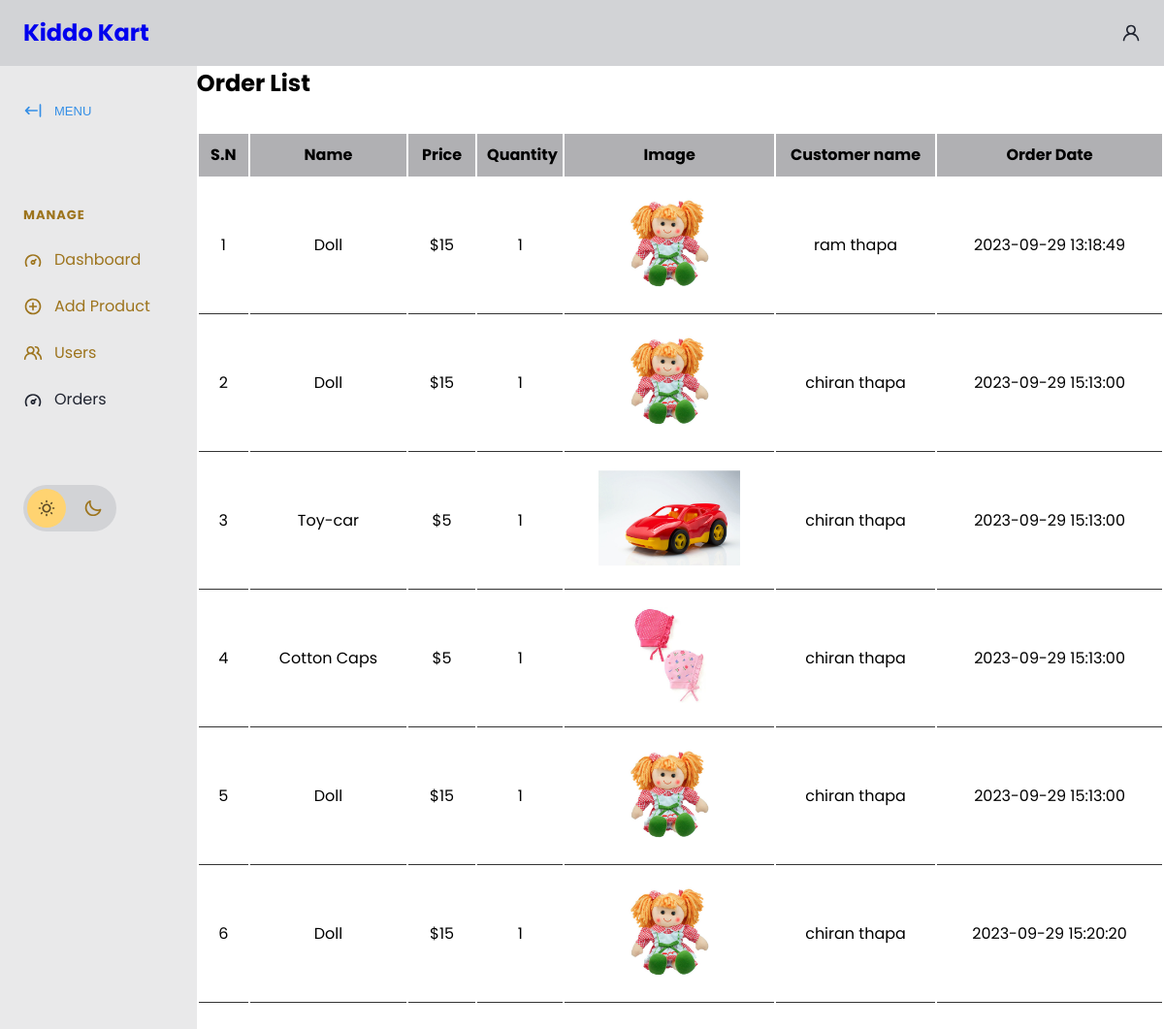
Page /php/viewproducts.php on the committed database.
### tables this page shows
CREATE TABLE `orders` (
  `order_id` int(11) NOT NULL,
  `product_id` int(11) DEFAULT NULL,
  `users_id` int(11) DEFAULT NULL,
  `order_quantity` int(11) NOT NULL,
  `Order_Date` timestamp NOT NULL DEFAULT current_timestamp() ON UPDATE current_timestamp()
);

CREATE TABLE `products` (
  `id` int(11) NOT NULL,
  `categories` varchar(227) NOT NULL,
  `product_name` varchar(225) DEFAULT NULL,
  `product_price` varchar(225) DEFAULT NULL,
  `product_img` varchar(225) DEFAULT NULL,
  `c_id` int(11) DEFAULT NULL,
  `descriptions` varchar(200) DEFAULT NULL
);

CREATE TABLE `users` (
  `ID` int(11) NOT NULL,
  `Username` varchar(100) DEFAULT NULL,
  `Email` varchar(100) DEFAULT NULL,
  `Password` varchar(100) DEFAULT NULL,
  `Age` int(11) DEFAULT NULL,
  `UserRole` varchar(10) NOT NULL,
  `Phone_No` varchar(200) NOT NULL
);

### php/viewproducts.php (the view, shortened to what this page needs)
<?php
include_once('connection.php');
?>
<!DOCTYPE html>
<html lang="en">
<head>
    <link rel="stylesheet" href="https://cdn.jsdelivr.net/npm/modern-normalize@1.1.0/modern-normalize.min.css">
    <link href='https://unpkg.com/boxicons@2.1.4/css/boxicons.min.css' rel='stylesheet'>
    <link rel="stylesheet" href="app.css">
    <link rel="stylesheet" href="./product.css">
</head>
<body>
    <header id="main-header">
        <nav>
            <ul>
                <li id="main-header__logo">
                    <a href="./admindb.html">
                        <h1>Kiddo Kart</h1>
                    </a>
                </li>
            </ul>
            <a href="#">
                <svg>
                    <use xlink:href="#icon-user"></use>
                </svg>
            </a>
        </nav>
    </header>
    <section id="main">
        <div id="sidebar">
            <button id="sidebar__collapse">
                <svg>
                    <use xlink:href="#icon-collapse"></use>
                </svg>
                <span>MENU</span>
            </button>
            <nav id="sidebar__nav">
            <ul>
               <li class="menu-heading"><span>Manage</span></li>
               <li>
                  <a href="admindb.php">
                     <svg>
                        <use xlink:href="#icon-dashboard"></use>
                     </svg>
                     <span>Dashboard</span>
                  </a>
               </li>
               <li>
                  <a href="./addproduct.php">
                     <svg>
                        <use xlink:href="#icon-add"></use>
                     </svg>
                     <span>Add Product</span>
                  </a>
               </li>
               <li>
                  <a href="userlist.php">
                     <svg>
                        <use xlink:href="#icon-users"></use>
                     </svg>
                     <span>Users</span>
                  </a>
               </li>
                    <li>
                        <a href="#" class="active">
                            <svg>
                                <use xlink:href="#icon-dashboard"></use>
                            </svg>
                            <span>Orders</span>
                        </a>
                    </li>
            </nav>
            <div id="sidebar__theme-switcher">
                <svg id="sidebar__theme-switcher__sun">
                    <use xlink:href="#icon-sun"></use>
                </svg>
                <svg id="sidebar__theme-switcher__moon">
                    <use xlink:href="#icon-moon"></use>
                </svg>
            </div>
        </div>
        <div class="form-container">
            <h1>Order List</h1>
            <div class="admin-product-form-container">
                <?php
                            $select = "SELECT  * FROM orders c
                            INNER JOIN products p ON p.id = c.product_id
                            INNER JOIN users u ON u.ID = c.users_id";
                $stmt = mysqli_prepare($conn, $select);
                mysqli_stmt_execute($stmt);
                $result = mysqli_stmt_get_result($stmt);
                $sn = 1;
                ?>
                <div class="product-display">
                    <table class="product-display-table">
                        <thead>
                            <tr>
                                <th>S.N</th>
                                <th>Name</th>
                                <th>Price</th>
                                <th>Quantity</th>
                                <th>Image</th>
                                <th>Customer name</th>
                                <th>Order Date</th>
                            </tr>
                        </thead>
                        <?php
                        while ($row = mysqli_fetch_assoc($result)) {
                            ?>
                            <tr>
                                <td>
                                    <?php echo $sn++; ?>
                                </td>
                                <td>
                                    <?php echo $row['product_name']; ?>
                                </td>
                                <td>
                                    <?php echo "$".$row['product_price']; ?>
                                </td>
                                <td>
                                    <?php echo $row['order_quantity']; ?>
                                </td>
                                <td><img src="./upload_image/<?php echo $row['product_img']; ?>" height="100"></td>
                                <td><?php echo $row['Username'] ?></td>
                                <td>
                                <?php echo $row['Order_Date']; ?>
                                </td>
                            </tr>
                        <?php } ?>
                    </table>
                </div>
            </div>
        </div>
    </section>
</body>
</html>

### php/app.css (style rules this page uses)
:root { --gray-base: #202430; --gray-shade-60: #13161D; --gray-tint-30: #912941; --gray-tint-50: #9d741d; --gray-tint-80: #D2D3D6; --gray-alpha-80: rgb(32 36 48 / .8); --gray-tint-90: #E9E9EA; --white-base: #fff; --primary-base: #358FE6; --extras-sun: #FFD371; --extras-moon: #7190FF; --extras-black-alpha-64: rgb(0 0 0 / .64); --extras-white-alpha-64: rgb(255 255 255 / .64); }
:root[data-theme="light"] { --main-header-bg: var(--gray-tint-80); --top-bar-icon-fill: var(--gray-base); --sidebar-bg: var(--gray-tint-90); --sidebar-icon-fill: var(--gray-tint-50); --sidebar-icon-active-fill: var(--gray-base); --sidebar-link-color: var(--gray-tint-50); --sidebar-link-active-color: var(--gray-base); --sidebar-menu-heading-color: var(--gray-tint-50); --theme-switcher-bg: var(--gray-tint-80); --theme-switcher-indicator: var(--extras-sun); --theme-switcher-indicator-pos: .25rem; --sun-icon-fill: var(--extras-black-alpha-64); --moon-icon-fill: var(--gray-tint-50); --main-header-link-color: var(--gray-base); }
html { font-size: 100%; line-height: 1.4; }
body { font-family: 'Figtree', sans-serif; }
#main-header { background-color: var(--main-header-bg); padding: 1rem 1.5rem; transition: background-color .4s ease-in-out; }
#main-header nav, #main-header ul, #main-header a { display: flex; align-items: center; }
#main-header nav { justify-content: space-between; }
#main-header nav ul { list-style: none; margin: 0; padding: 0; gap: 2rem; }
#main-header svg { width: 1.5rem; height: 1.5rem; fill: var(--top-bar-icon-fill); transition: fill .4s ease-in-out; }
#main-header__logo, #main-header a span { display: none; }
#main { position: relative; }
#sidebar { background-color: var(--sidebar-bg); padding: 1.5rem 0 1.5rem 1.5rem; position: absolute; top: 0; display: flex; flex-direction: column; gap: 4rem; min-height: 200%; align-items: flex-start; transform: translate3d(-100%, 0, 0); transition: transform .4s ease-in-out, background-color .4s ease-in-out; }
#sidebar svg { width: 1.25rem; height: 1.25rem; fill: var(--sidebar-icon-fill); transition: fill .4s ease-in-out; }
#sidebar__collapse { display: none; }
#sidebar__nav ul { list-style: none; padding: 0; margin: 0; }
#sidebar__nav ul a { display: flex; padding: .75rem 0; gap: .75rem; align-items: center; text-decoration: none; color: var(--sidebar-link-color); padding-right: 3rem; transition: color .3s ease-in-out; }
#sidebar__nav ul a.active { color: var(--sidebar-link-active-color); }
#sidebar__nav ul a.active svg { fill: var(--sidebar-icon-active-fill); }
.menu-heading { color: var(--sidebar-menu-heading-color); font-size: 81.25%; text-transform: uppercase; font-weight: 700; letter-spacing: 1px; padding: .75rem 0; }
#sidebar__theme-switcher { background-color: var(--theme-switcher-bg); border-radius: 50px; display: flex; align-items: center; padding: 0.875rem; gap: 1.75rem; position: relative; cursor: pointer; transition: background-color .4s ease-in-out; }
#sidebar__theme-switcher::before { content: ''; position: absolute; width: 2.5rem; height: 2.5rem; background-color: var(--theme-switcher-indicator); border-radius: 50px; z-index: 0; left: 0; transform: translateX(var(--theme-switcher-indicator-pos)); transition: transform .4s ease-in-out; }
#sidebar__theme-switcher svg { z-index: 1; }
#sidebar #sidebar__theme-switcher__sun { fill: var(--sun-icon-fill); }
#sidebar #sidebar__theme-switcher__moon { fill: var(--moon-icon-fill); }
@media screen and (min-width: 768px) { #main-header__logo { display: block; } }
@media screen and (min-width: 768px) { #main-header svg { width: 1.25rem; height: 1.25rem; } }
@media screen and (min-width: 768px) { #main-header a { text-decoration: none; } }
@media screen and (min-width: 768px) { #main-header a { gap: .5rem; } }
@media screen and (min-width: 768px) { #sidebar { position: relative; transform: none; } }
@media screen and (min-width: 768px) { #main { display: grid; grid-template-columns: auto 1fr; } }
@media screen and (min-width: 768px) { #sidebar__collapse { display: flex; align-items: center; gap: .75rem; padding: .75rem 0; appearance: none; background: transparent; border: none; font-size: 81.25%; color: var(--primary-base); cursor: pointer; } }
@media screen and (min-width: 768px) { #sidebar__collapse svg { fill: var(--primary-base); } }

### rows in the picture
orders: product.product_name "Doll", product.product_price "15", order_quantity "1", product.product_img (picture), users.Username "ram thapa", Order_Date "2023-09-29 13:18:49"
orders: product.product_name "Doll", product.product_price "15", order_quantity "1", product.product_img (picture), users.Username "chiran thapa", Order_Date "2023-09-29 15:13:00"
orders: product.product_name "Toy-car", product.product_price "5", order_quantity "1", product.product_img (picture), users.Username "chiran thapa", Order_Date "2023-09-29 15:13:00"
orders: product.product_name "Cotton Caps", product.product_price "5", order_quantity "1", product.product_img (picture), users.Username "chiran thapa", Order_Date "2023-09-29 15:13:00"
orders: product.product_name "Doll", product.product_price "15", order_quantity "1", product.product_img (picture), users.Username "chiran thapa", Order_Date "2023-09-29 15:13:00"
orders: product.product_name "Doll", product.product_price "15", order_quantity "1", product.product_img (picture), users.Username "chiran thapa", Order_Date "2023-09-29 15:20:20"
